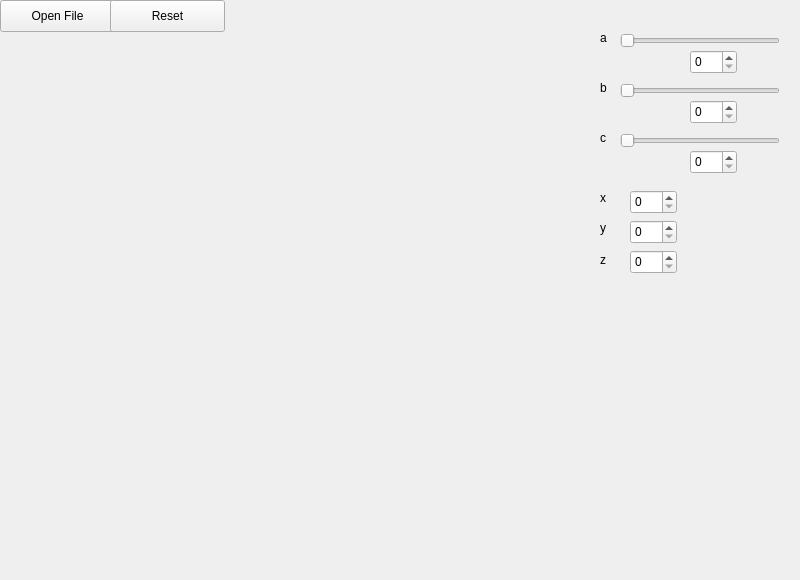
<?xml version="1.0" encoding="UTF-8"?>
<ui version="4.0">
 <class>RenderWindowUISingleInheritance</class>
 <widget class="QMainWindow" name="RenderWindowUISingleInheritance">
  <property name="geometry">
   <rect>
    <x>0</x>
    <y>0</y>
    <width>800</width>
    <height>580</height>
   </rect>
  </property>
  <property name="windowTitle">
   <string>RenderWindowUISingleInheritance</string>
  </property>
  <widget class="QWidget" name="centralwidget">
   <widget class="QVTKWidget" name="qvtkWidget" native="true">
    <property name="geometry">
     <rect>
      <x>10</x>
      <y>30</y>
      <width>511</width>
      <height>541</height>
     </rect>
    </property>
   </widget>
   <widget class="QPushButton" name="pushButton">
    <property name="geometry">
     <rect>
      <x>0</x>
      <y>0</y>
      <width>115</width>
      <height>32</height>
     </rect>
    </property>
    <property name="text">
     <string>Open File</string>
    </property>
   </widget>
   <widget class="QSlider" name="horizontalSlider">
    <property name="geometry">
     <rect>
      <x>620</x>
      <y>30</y>
      <width>160</width>
      <height>22</height>
     </rect>
    </property>
    <property name="orientation">
     <enum>Qt::Horizontal</enum>
    </property>
   </widget>
   <widget class="QSlider" name="horizontalSlider_2">
    <property name="geometry">
     <rect>
      <x>620</x>
      <y>80</y>
      <width>160</width>
      <height>22</height>
     </rect>
    </property>
    <property name="orientation">
     <enum>Qt::Horizontal</enum>
    </property>
   </widget>
   <widget class="QSlider" name="horizontalSlider_3">
    <property name="geometry">
     <rect>
      <x>620</x>
      <y>130</y>
      <width>160</width>
      <height>22</height>
     </rect>
    </property>
    <property name="orientation">
     <enum>Qt::Horizontal</enum>
    </property>
   </widget>
   <widget class="QLabel" name="label">
    <property name="geometry">
     <rect>
      <x>600</x>
      <y>30</y>
      <width>16</width>
      <height>16</height>
     </rect>
    </property>
    <property name="text">
     <string>a</string>
    </property>
   </widget>
   <widget class="QLabel" name="label_2">
    <property name="geometry">
     <rect>
      <x>600</x>
      <y>80</y>
      <width>16</width>
      <height>16</height>
     </rect>
    </property>
    <property name="text">
     <string>b</string>
    </property>
   </widget>
   <widget class="QLabel" name="label_3">
    <property name="geometry">
     <rect>
      <x>600</x>
      <y>130</y>
      <width>16</width>
      <height>16</height>
     </rect>
    </property>
    <property name="text">
     <string>c</string>
    </property>
   </widget>
   <widget class="QSpinBox" name="spinBox">
    <property name="geometry">
     <rect>
      <x>690</x>
      <y>50</y>
      <width>47</width>
      <height>24</height>
     </rect>
    </property>
   </widget>
   <widget class="QSpinBox" name="spinBox_2">
    <property name="geometry">
     <rect>
      <x>690</x>
      <y>100</y>
      <width>47</width>
      <height>24</height>
     </rect>
    </property>
   </widget>
   <widget class="QSpinBox" name="spinBox_3">
    <property name="geometry">
     <rect>
      <x>690</x>
      <y>150</y>
      <width>47</width>
      <height>24</height>
     </rect>
    </property>
   </widget>
   <widget class="QSpinBox" name="spinBox_4">
    <property name="geometry">
     <rect>
      <x>630</x>
      <y>190</y>
      <width>47</width>
      <height>24</height>
     </rect>
    </property>
   </widget>
   <widget class="QSpinBox" name="spinBox_5">
    <property name="geometry">
     <rect>
      <x>630</x>
      <y>220</y>
      <width>47</width>
      <height>24</height>
     </rect>
    </property>
   </widget>
   <widget class="QSpinBox" name="spinBox_6">
    <property name="geometry">
     <rect>
      <x>630</x>
      <y>250</y>
      <width>47</width>
      <height>24</height>
     </rect>
    </property>
   </widget>
   <widget class="QLabel" name="label_4">
    <property name="geometry">
     <rect>
      <x>600</x>
      <y>190</y>
      <width>21</width>
      <height>16</height>
     </rect>
    </property>
    <property name="text">
     <string>x</string>
    </property>
   </widget>
   <widget class="QLabel" name="label_5">
    <property name="geometry">
     <rect>
      <x>600</x>
      <y>220</y>
      <width>21</width>
      <height>16</height>
     </rect>
    </property>
    <property name="text">
     <string>y</string>
    </property>
   </widget>
   <widget class="QLabel" name="label_6">
    <property name="geometry">
     <rect>
      <x>600</x>
      <y>250</y>
      <width>21</width>
      <height>20</height>
     </rect>
    </property>
    <property name="text">
     <string>z</string>
    </property>
   </widget>
   <widget class="QPushButton" name="pushButton_2">
    <property name="geometry">
     <rect>
      <x>110</x>
      <y>0</y>
      <width>115</width>
      <height>32</height>
     </rect>
    </property>
    <property name="text">
     <string>Reset</string>
    </property>
   </widget>
  </widget>
  <action name="actionOpenFile">
   <property name="enabled">
    <bool>true</bool>
   </property>
   <property name="text">
    <string>Open File...</string>
   </property>
  </action>
  <action name="actionExit">
   <property name="text">
    <string>Exit</string>
   </property>
  </action>
  <action name="actionPrint">
   <property name="text">
    <string>Print</string>
   </property>
  </action>
  <action name="actionHelp">
   <property name="text">
    <string>Help</string>
   </property>
  </action>
  <action name="actionSave">
   <property name="text">
    <string>Save</string>
   </property>
  </action>
 </widget>
 <customwidgets>
  <customwidget>
   <class>QVTKWidget</class>
   <extends>QWidget</extends>
   <header>QVTKWidget.h</header>
  </customwidget>
 </customwidgets>
 <resources/>
 <connections/>
</ui>
